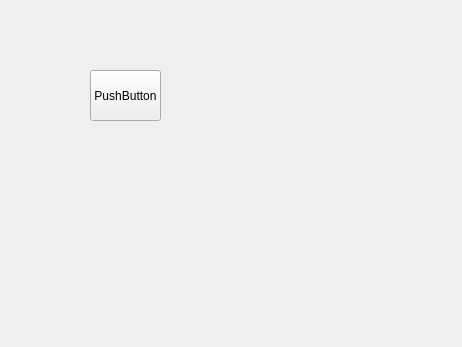
<?xml version="1.0" encoding="UTF-8"?>
<ui version="4.0">
 <class>BtnEditTest</class>
 <widget class="QWidget" name="BtnEditTest">
  <property name="geometry">
   <rect>
    <x>0</x>
    <y>0</y>
    <width>462</width>
    <height>347</height>
   </rect>
  </property>
  <property name="windowTitle">
   <string>Form</string>
  </property>
  <widget class="BaseButton" name="baseBtn">
   <property name="geometry">
    <rect>
     <x>90</x>
     <y>70</y>
     <width>71</width>
     <height>51</height>
    </rect>
   </property>
   <property name="text">
    <string>PushButton</string>
   </property>
  </widget>
 </widget>
 <customwidgets>
  <customwidget>
   <class>BaseButton</class>
   <extends>QPushButton</extends>
   <header location="global">basebutton.h</header>
  </customwidget>
 </customwidgets>
 <resources/>
 <connections/>
</ui>
